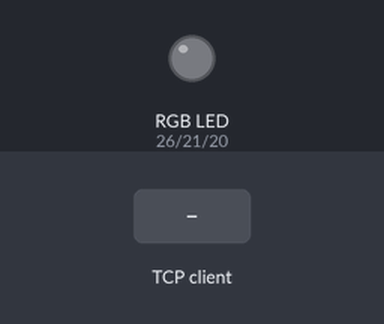
The program below on a simulated Raspberry Pi (BCM pin numbers). Shown: an RGB LED mixed from three pins (HIGH = lit). The inputs (shaded band) are chosen by the test bench. Dim RGB values are drawn brighter than linear; random numbers come from a fixed seed; one TCP client connects 1 s after the port opens and stays connected; threads take turns every 2 ms; what the program prints to the terminal is not drawn.

Above: at 1.2 s.
1.3 s: the TCP client sends "azuloscuro"
At 2.35 s:
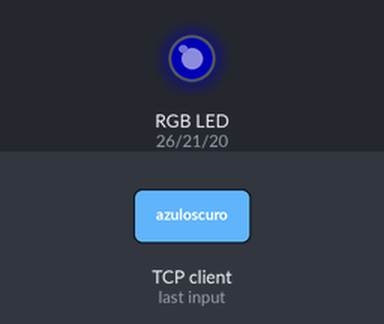
At 2.95 s:
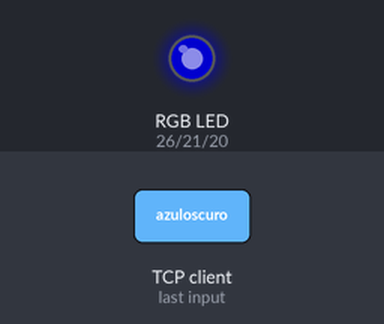
Timing chart, 0 to 10.3 s (numbered marks = the images above; inputs shaded):
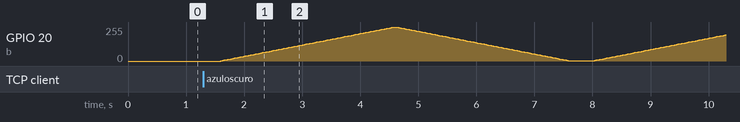

The program:

ledV2.py
```python
import RPi.GPIO as gp
from socket import socket, AF_INET, SOCK_STREAM
from multiprocessing import Process
from socket import socket as sock, AF_INET, SOCK_STREAM, SOL_SOCKET, SO_REUSEADDR
from multiprocessing import Process
from _thread import *
import sys
import threading
import time
import random

HOST = '192.168.1.144';
PORT = 80;

r = 26
g = 21
b = 20

gp.setwarnings(False)
gp.setmode(gp.BCM)
gp.setup(r, gp.OUT)
gp.setup(g, gp.OUT)
gp.setup(b, gp.OUT)
gp.output(r, gp.LOW)
gp.output(g, gp.LOW)
gp.output(b, gp.LOW)

colorGlobal = {"r":"0","g":"0","b":"0"};
pr = gp.PWM(r, 1000)
pg = gp.PWM(g, 1000)
pb = gp.PWM(b, 1000)
pr.start(0)
pg.start(0)
pb.start(0)

procesos = [];


def getNumeroNuevoRango(num):
    return (int("0x"+num, 0)*100)/255


def hexaToNewRange(hexa):
    if(hexa.__len__()==6):
        new = {}
        new["r"] = getNumeroNuevoRango(hexa[0:2]);
        new["g"] = getNumeroNuevoRango(hexa[2:4]);
        new["b"] = getNumeroNuevoRango(hexa[4:6]);
        return new;
    else:
        return None;


pr.ChangeDutyCycle(0);
pg.ChangeDutyCycle(0);
pb.ChangeDutyCycle(0);


def aplicarColor(_):
    while True:

        if str(colorGlobal["r"]) != "-1":
            maximo = 0;
            if colorGlobal["r"] > colorGlobal["g"] and colorGlobal["r"] > colorGlobal["b"]:
                maximo = colorGlobal["r"]
            elif colorGlobal["g"] > colorGlobal["r"] and colorGlobal["g"] > colorGlobal["b"]:
                maximo = colorGlobal["g"];
            else:
                maximo = colorGlobal["b"];
            for i in range(1,int(maximo)+1, 1):
                try:
                    colR = float(i);
                    colG = float(i);
                    colB = float(i);
                    if i>=colorGlobal["r"]:
                        colR = colorGlobal["r"]
                    if i>=colorGlobal["g"]:
                        colG = colorGlobal["g"]
                    if i>=colorGlobal["b"]:
                        colB = colorGlobal["b"]
                    pr.ChangeDutyCycle(colR);
                    pg.ChangeDutyCycle(colG);
                    pb.ChangeDutyCycle(colB);
                    time.sleep(0.03);
                except:
                    None

            for i in range(int(maximo), 0, -1):
                try:
                    colR = float(i);
                    colG = float(i);
                    colB = float(i);
                    if i>=colorGlobal["r"]:
                        colR = colorGlobal["r"]
                    if i>=colorGlobal["g"]:
                        colG = colorGlobal["g"]
                    if i>=colorGlobal["b"]:
                        colB = colorGlobal["b"]
                    pr.ChangeDutyCycle(colR);
                    pg.ChangeDutyCycle(colG);
                    pb.ChangeDutyCycle(colB);
                    time.sleep(0.03);
                except:
                    None

            time.sleep(0.4);
        else:
            colorRandom = {"r":random.randint(10,90), "g":random.randint(10,90), "b":random.randint(10,90)};
            maximo = 0;
            if colorRandom["r"] > colorRandom["g"] and colorRandom["r"] > colorRandom["b"]:
                maximo = colorRandom["r"]
            elif colorRandom["g"] > colorRandom["r"] and colorRandom["g"] > colorRandom["b"]:
                maximo = colorRandom["g"];
            else:
                maximo = colorRandom["b"];
            for i in range(1,int(maximo)+1, 1):
                try:
                    colR = float(i);
                    colG = float(i);
                    colB = float(i);
                    if i>=colorRandom["r"]:
                        colR = colorRandom["r"]
                    if i>=colorRandom["g"]:
                        colG = colorRandom["g"]
                    if i>=colorRandom["b"]:
                        colB = colorRandom["b"]
                    pr.ChangeDutyCycle(colR);
                    pg.ChangeDutyCycle(colG);
                    pb.ChangeDutyCycle(colB);
                    time.sleep(0.04);
                except:
                    None
            for i in range(int(maximo), 0, -1):
                try:
                    colR = float(i);
                    colG = float(i);
                    colB = float(i);
                    if i>=colorRandom["r"]:
                        colR = colorRandom["r"]
                    if i>=colorRandom["g"]:
                        colG = colorRandom["g"]
                    if i>=colorRandom["b"]:
                        colB = colorRandom["b"]
                    pr.ChangeDutyCycle(colR);
                    pg.ChangeDutyCycle(colG);
                    pb.ChangeDutyCycle(colB);
                    time.sleep(0.04);
                except:
                    None
            time.sleep(0.4);


def contestar(conn):
    data = conn.recv(1024)
    if data:
        datos=bytes.decode(data)
        color = datos
        global colorGlobal;
        tosend = "ok    ";

        if color[0:1] == "#" and color.__len__()==7:
            newColor = hexaToNewRange(color[1:]);
            colorGlobal = (newColor);
        elif color == "azuloscuro":
            colorGlobal = hexaToNewRange("0000ff");
        elif color == "azulclaro":
            colorGlobal = hexaToNewRange("26e8ff");
        elif color == "rojo":
            colorGlobal = hexaToNewRange("ff0000");
        elif color == "verde":
            colorGlobal = hexaToNewRange("00ff00");
        elif color == "morado":
            colorGlobal = hexaToNewRange("bd00da");
        elif color == "apagado":
            colorGlobal = hexaToNewRange("000000");
        elif color == "random":
            colorGlobal = {"r":-1, "g":-1, "b":-1};
        else:
            tosend = "colorinvalido";
        conn.send(tosend.encode())


if __name__=='__main__':
    start_new_thread(aplicarColor, (None,));
    with socket(AF_INET, SOCK_STREAM) as s:
        s.setsockopt(SOL_SOCKET, SO_REUSEADDR, 1)
        s.bind((HOST, PORT));
        s.listen();
        print("Servidor iniciado");
        iniciar = True;
        while iniciar:
            conn, addr = s.accept()
            contestar(conn);
        s.close();
        sys.exit()
          
```
